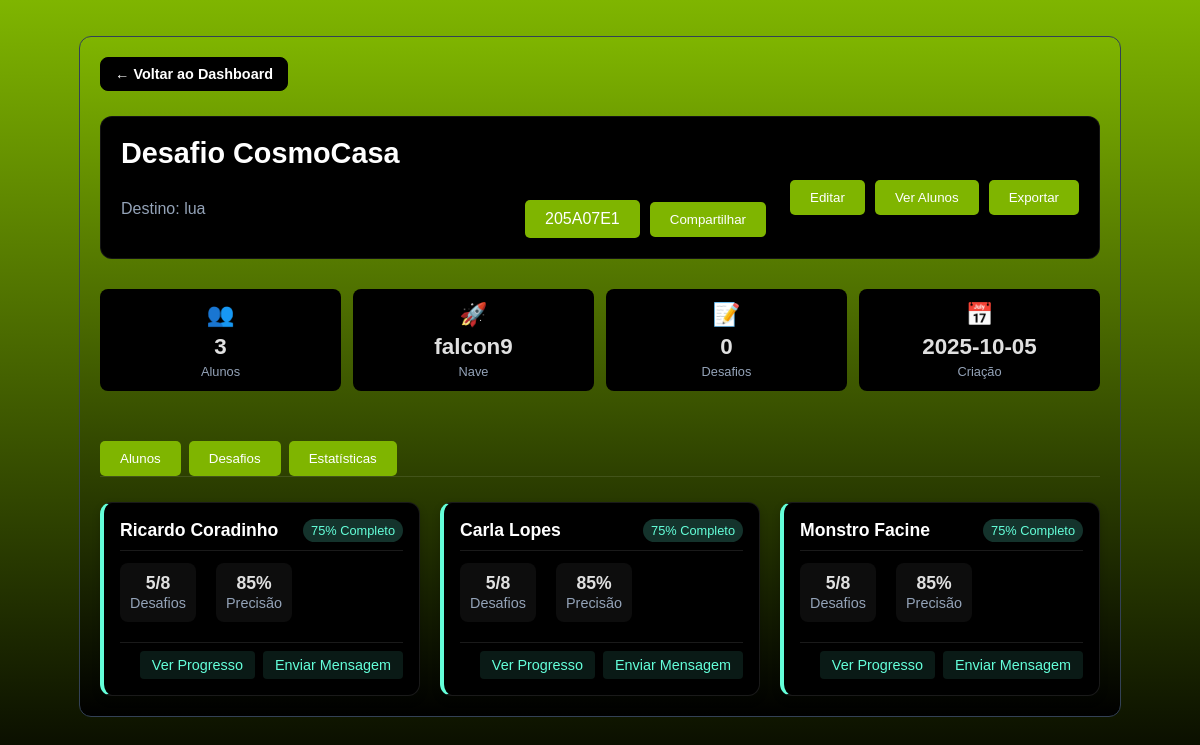
The page /professor/sala/205A07E1 on the database its author committed.
### tables this page shows
CREATE TABLE salas_virtuais (
                    id INTEGER PRIMARY KEY AUTOINCREMENT,
                    codigo_sala TEXT UNIQUE NOT NULL,
                    professor_id INTEGER NOT NULL,
                    nome_sala TEXT NOT NULL,
                    destino TEXT NOT NULL,
                    nave_id TEXT NOT NULL,
                    desafios_json TEXT NOT NULL,
                    ativa BOOLEAN DEFAULT 1,
                    data_criacao DATETIME DEFAULT CURRENT_TIMESTAMP,
                    data_expiracao DATETIME, desafio_selecionado_index INTEGER,
                    FOREIGN KEY (professor_id) REFERENCES professores (id)
                );

CREATE TABLE alunos (
                    id INTEGER PRIMARY KEY AUTOINCREMENT,
                    sala_id INTEGER NOT NULL,
                    nome TEXT NOT NULL,
                    email TEXT,
                    progresso_json TEXT,
                    data_ingresso DATETIME DEFAULT CURRENT_TIMESTAMP, excluir_ranking INTEGER DEFAULT 0,
                    FOREIGN KEY (sala_id) REFERENCES salas_virtuais (id)
                );

### routes/professor.py (the view)
@professor_bp.route('/sala/<codigo_sala>', endpoint='professor_sala_detalhes')
def sala_detalhes(codigo_sala):
    print(f'Função sala_detalhes chamada para código: {codigo_sala}')  # Print de depuração
    sala_db = db_manager.buscar_sala_por_codigo_any(codigo_sala)
    if sala_db:
        try:
            alunos = db_manager.buscar_alunos_por_sala(sala_db['id'])
        except Exception:
            alunos = []
        for aluno in alunos:
            base = url_for('aluno.aluno_login', codigo_sala=codigo_sala, _external=True)
            try:
                from urllib.parse import urlencode
                aluno['acesso_url'] = f"{base}?" + urlencode({'nome': aluno.get('nome', '')})
            except Exception:
                aluno['acesso_url'] = base
        try:
            desafios = json.loads(sala_db.get('desafios_json') or '[]')
        except Exception:
            desafios = []
        sala_view = {
            'codigo_sala': sala_db.get('codigo_sala'),
            'nome_sala': sala_db.get('nome_sala'),
            'destino': sala_db.get('destino'),
            'nave_id': sala_db.get('nave_id'),
            'data_criacao': sala_db.get('data_criacao'),
            'ativa': sala_db.get('ativa'),
            'alunos': alunos,
            'desafios': desafios
        }
        return render_template('professor_sala_detalhes.html', sala=sala_view, alunos=alunos)
    return "Sala não encontrada", 404

### services/db.py (called while the page is built)
    def buscar_sala_por_codigo_any(self, codigo_sala):
        with sqlite3.connect(self.db_path) as conn:
            cursor = conn.cursor()
            cursor.execute('''
                SELECT s.*, p.nome as professor_nome
                FROM salas_virtuais s
                LEFT JOIN professores p ON s.professor_id = p.id
                WHERE UPPER(s.codigo_sala) = UPPER(?)
            ''', (codigo_sala,))
            sala = cursor.fetchone()
            if sala:
                columns = [description[0] for description in cursor.description]
                return dict(zip(columns, sala))
            return None

    def buscar_alunos_por_sala(self, sala_id):
        with sqlite3.connect(self.db_path) as conn:
            cursor = conn.cursor()
            cursor.execute('''
                SELECT id, nome, email, progresso_json, data_ingresso
                FROM alunos
                WHERE sala_id = ?
                ORDER BY data_ingresso DESC
            ''', (sala_id,))
            alunos = cursor.fetchall()
            columns = [description[0] for description in cursor.description]
            return [dict(zip(columns, aluno)) for aluno in alunos]

### templates/professor_sala_detalhes.html (shortened to what this page needs)
<!DOCTYPE html>
<html lang="pt-br">
<head>
    <link rel="stylesheet" href="{{ url_for('static', filename='css/style.css') }}">
    <link rel="stylesheet" href="{{ url_for('static', filename='css/detalhes.css') }}">
</head>
<body class="conteudo-centralizado">
    <div class="main-container">
        <a href="{{ url_for('professor.professor_dashboard') }}" class="back-btn">
            &larr; Voltar ao Dashboard
        </a>
        <header class="room-header">
            <div class="room-left">
                <h1 class="room-title">
                    {% if sala.desafios %}
                        {{ sala.desafios[0] }}
                    {% else %}
                        Desafio CosmoCasa
                    {% endif %}
                </h1>
                <div class="room-subtitle">
                    <span class="room-destination">Destino: {{ sala.destino }}</span>
                    <div class="room-code-section">
                        <span class="botao" id="share-code">{{ sala.codigo_sala }}</span>
                        <button class="botao" type="botao" onclick="copiarCodigo()">Compartilhar</button>
                    </div>
                </div>
            </div>
            <div class="room-right">
                <button class="botao" type="button">Editar</button>
                <button class="botao" type="button">Ver Alunos</button>
                <button class="botao" type="button">Exportar</button>
            </div>
        </header>
        <div class="room-info-grid">
                <div class="info-card">
                    <div class="info-icon">&#x1F465;</div>
                    <span class="info-number">{{ sala.alunos|length }}</span>
                    <span class="info-label">Alunos</span>
                </div>
                <div class="info-card">
                    <div class="info-icon">&#x1F680;</div>
                    <span class="info-number">{{ sala.nave_id }}</span>
                    <span class="info-label">Nave</span>
                </div>
                <div class="info-card">
                    <div class="info-icon">&#x1F4DD;</div>
                    <span class="info-number">{{ sala.desafios|length }}</span>
                    <span class="info-label">Desafios</span>
                </div>
                <div class="info-card">
                    <div class="info-icon">&#x1F4C5;</div>
                    <span class="info-number">{{ sala.data_criacao[:10] }}</span>
                    <span class="info-label">Criação</span>
                </div>
            </div>
        <div class="tabs">
            <button class="botao" onclick="showTab('alunos')">Alunos</button>
            <button class="botao" onclick="showTab('desafios')">Desafios</button>
            <button class="botao" onclick="showTab('estatisticas')">Estatísticas</button>
        </div>
        <div id="tab-alunos" class="tab-content active">
            {% if sala.alunos %}
                <div class="card-grid">
                    {% for aluno in sala.alunos %}
                        <div class="card student-card">
                            <div class="card-header">
                                <h3 class="card-title">{{ aluno.nome }}</h3>
                                <span class="card-badge">75% Completo</span>
                            </div>
                            <div class="card-content">
                                <div class="student-stats">
                                    <div class="student-stat">
                                        <span class="stat-value">5/8</span>
                                        <span class="stat-label">Desafios</span>
                                    </div>
                                    <div class="student-stat">
                                        <span class="stat-value">85%</span>
                                        <span class="stat-label">Precisão</span>
                                    </div>
                                </div>
                            </div>
                            <div class="card-footer">
                                <button class="card-btn">Ver Progresso</button>
                                <button class="card-btn">Enviar Mensagem</button>
                            </div>
                        </div>
                    {% endfor %}
                </div>
            {% else %}
                <div class="empty-state">
                    <div class="empty-icon">&#x1F465;</div>
                    <h3>Nenhum aluno matriculado</h3>
                    <p>Compartilhe o código da sala para que seus alunos possam entrar.</p>
                </div>
            {% endif %}
        </div>
    </div>
</body>
</html>

### static/css/style.css (style rules this page uses)
body { background: linear-gradient(180deg, #7FB500 0%, #000 100%); background-repeat: no-repeat; background-attachment: fixed; background-size: cover; color: white; font-family: 'Gotham Book', Arial, sans-serif; display: flex; justify-content: center; align-items: center; height: 100vh; margin: 0; }
html, body { min-height: 100%; }
body.conteudo-centralizado { display: flex; flex-direction: column; align-items: center; justify-content: flex-start; min-height: 100vh; padding-top: 16px; }
h1, h2, h3 { font-size: 2em; font-family: 'Korataki', Arial, sans-serif; color: #ffffff; }
:root { --btn-green: ##7FB500; --btn-text: #ffffff; --btn-hover-bg: #ffffff; --btn-hover-text: #000000; }
.botao, .action-btn, .share-btn { background-color: var(--btn-green); color: var(--btn-text); border: 1px solid var(--btn-green); }
.botao { display: inline-block; margin-top: 20px; padding: 10px 20px; background-color: #7FB500; color: white; text-decoration: none; border-radius: 5px; transition: background-color 0.3s ease; }
.room-header { display: flex; justify-content: space-between; align-items: center; margin-bottom: 20px; }
.room-title { color: white; font-size: 20px; margin: 0 0 10px 0; }
.stat-label { color: #ccc; font-size: 14px; }
.room-header { background: #000; color: #fff; border: 1px solid rgba(255,255,255,0.08); border-radius: 12px; padding: 20px; display: flex; align-items: center; justify-content: space-between; gap: 24px; flex-wrap: wrap; margin-bottom: 30px; }
.room-header .room-left { display: grid; gap: 10px; min-width: 260px; flex: 1 1 420px; }
.room-header .room-title { color: #64ffda; font-size: 1.8rem; font-weight: 700; margin: 0; }
.room-header .room-subtitle { display: flex; align-items: center; flex-wrap: wrap; gap: 12px; }
.room-header .room-destination { color: #94A3B8; font-size: 1rem; font-weight: 500; }
.room-header .room-code-section { display: flex; align-items: center; gap: 10px; }
.room-header .room-right { display: flex; align-items: center; gap: 10px; flex: 0 0 auto; }
.room-info-grid { display: grid; grid-template-columns: repeat(auto-fit, minmax(250px, 1fr)); gap: 20px; margin-bottom: 30px; }
.info-card { background: rgba(255, 255, 255, 0.05); padding: 20px; border-radius: 10px; text-align: center; }
.info-icon { font-size: 32px; margin-bottom: 15px; color: #64ffda; }
.info-number { color: #64ffda; font-size: 28px; font-weight: bold; display: block; margin-bottom: 5px; }
.info-label { color: #ccc; font-size: 14px; }
.tabs { display: flex; margin-bottom: 20px; border-bottom: 1px solid rgba(255, 255, 255, 0.1); }
.tab-content { display: none; }
.tab-content.active { display: block; }
.student-card { background: linear-gradient(135deg, #1a1a2e 0%, #16213e 100%); padding: 20px; border-radius: 15px; border: 1px solid rgba(255, 255, 255, 0.1); }
.student-stats { display: grid; grid-template-columns: 1fr 1fr; gap: 15px; margin-bottom: 15px; }
.student-stat { text-align: center; padding: 10px; background: rgba(255, 255, 255, 0.05); border-radius: 8px; }
.stat-value { color: #64ffda; font-weight: bold; display: block; }
.stat-label { color: #ccc; font-size: 12px; }

### templates/professor_sala_detalhes.html (style rules this page uses)
.card-grid { display: grid; grid-template-columns: repeat(auto-fill, minmax(280px, 1fr)); gap: 20px; margin-top: 20px; }
.card { background: #000; border-radius: 12px; padding: 16px; box-shadow: 0 4px 8px rgba(0, 0, 0, 0.2); transition: transform 0.2s, box-shadow 0.2s; border-left: 4px solid #64ffda; }
.card-header { display: flex; justify-content: space-between; align-items: center; margin-bottom: 12px; border-bottom: 1px solid rgba(255, 255, 255, 0.1); padding-bottom: 8px; }
.card-title { font-size: 1.1rem; font-weight: bold; color: #fff; margin: 0; }
.card-badge { background: rgba(100, 255, 218, 0.2); color: #64ffda; padding: 4px 8px; border-radius: 12px; font-size: 0.8rem; }
.card-content { color: #fff; }
.card-footer { display: flex; justify-content: flex-end; margin-top: 12px; padding-top: 8px; border-top: 1px solid rgba(255, 255, 255, 0.1); }
.card-btn { background: rgba(100, 255, 218, 0.1); color: #64ffda; border: none; padding: 6px 12px; border-radius: 4px; cursor: pointer; font-size: 0.9rem; transition: background 0.2s; margin-left: 8px; }

### rows shown on the page
salas_virtuais: destino "lua", codigo_sala "205A07E1", nave_id "falcon9", data_criacao "2025-10-05"
alunos: nome "Ricardo Coradinho"
alunos: nome "Carla Lopes"
alunos: nome "Monstro Facine"

### other values the page prints
{{ sala.alunos|length }} "3"
{{ sala.desafios|length }} "0"
